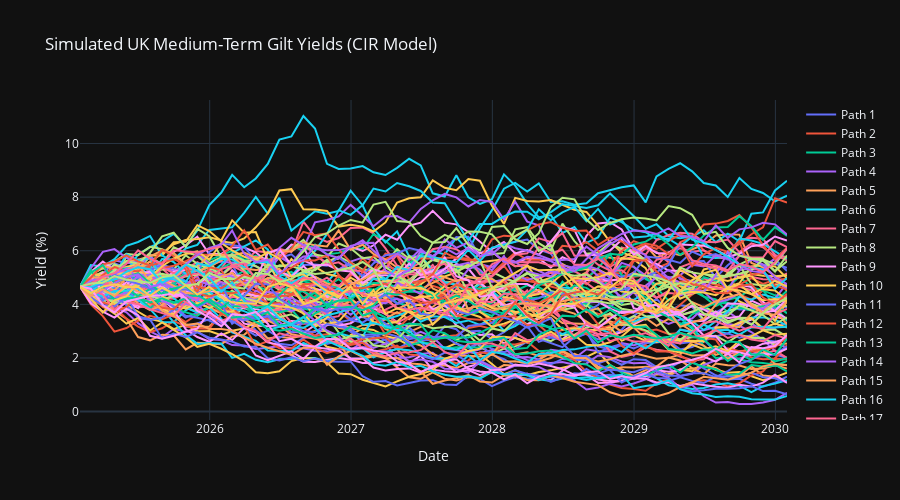

Notebook code cell kept with this figure:
### Code cell
import pandas as pd
import plotly.graph_objs as go

# Set simulation parameters
n_steps = 60  # 5 years of monthly steps
n_paths = 90   # simulate multiple paths
r0 = yields[-1]  # start from the most recent observed rate

# CIR simulation function
def simulate_cir_paths(a, b, sigma, r0, n_steps, dt, n_paths=1):
    paths = np.zeros((n_steps + 1, n_paths))
    paths[0] = r0
    for j in range(n_paths):
        for i in range(1, n_steps + 1):
            r_prev = paths[i - 1, j]
            dr = a * (b - r_prev) * dt + sigma * np.sqrt(max(r_prev, 0)) * np.random.normal() * np.sqrt(dt)
            paths[i, j] = max(r_prev + dr, 0)  # ensure non-negative
    return paths

# Run simulation
simulated_paths = simulate_cir_paths(a_est, b_est, sigma_est, r0, n_steps, dt, n_paths)

# Create time axis
dates = pd.date_range(start=medium_yields.index[-1], periods=n_steps + 1, freq='M')

# Create interactive plot
fig = go.Figure()
for i in range(n_paths):
    fig.add_trace(go.Scatter(x=dates, y=simulated_paths[:, i] * 100, mode='lines', name=f'Path {i+1}'))

fig.update_layout(
    title='Simulated UK Medium-Term Gilt Yields (CIR Model)',
    xaxis_title='Date',
    yaxis_title='Yield (%)',
    template='plotly_dark',
    height=500
)

fig.show()
